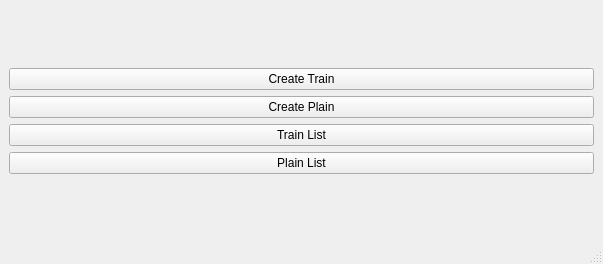
<?xml version="1.0" encoding="UTF-8"?>
<ui version="4.0">
 <class>MainWindow</class>
 <widget class="QMainWindow" name="MainWindow">
  <property name="geometry">
   <rect>
    <x>0</x>
    <y>0</y>
    <width>603</width>
    <height>264</height>
   </rect>
  </property>
  <property name="windowTitle">
   <string>MainWindow</string>
  </property>
  <widget class="QWidget" name="centralwidget">
   <layout class="QVBoxLayout" name="verticalLayout_2">
    <item>
     <layout class="QVBoxLayout" name="verticalLayout">
      <item>
       <spacer name="verticalSpacer_2">
        <property name="orientation">
         <enum>Qt::Vertical</enum>
        </property>
        <property name="sizeHint" stdset="0">
         <size>
          <width>20</width>
          <height>40</height>
         </size>
        </property>
       </spacer>
      </item>
      <item>
       <widget class="QPushButton" name="CreateTrainButton">
        <property name="text">
         <string>Create Train</string>
        </property>
       </widget>
      </item>
      <item>
       <widget class="QPushButton" name="CreatePlainButton">
        <property name="text">
         <string>Create Plain</string>
        </property>
       </widget>
      </item>
      <item>
       <widget class="QPushButton" name="TrainListButton">
        <property name="text">
         <string>Train List</string>
        </property>
       </widget>
      </item>
      <item>
       <widget class="QPushButton" name="PlainListButton">
        <property name="text">
         <string>Plain List</string>
        </property>
       </widget>
      </item>
      <item>
       <spacer name="verticalSpacer">
        <property name="orientation">
         <enum>Qt::Vertical</enum>
        </property>
        <property name="sizeHint" stdset="0">
         <size>
          <width>20</width>
          <height>40</height>
         </size>
        </property>
       </spacer>
      </item>
     </layout>
    </item>
   </layout>
  </widget>
  <widget class="QMenuBar" name="menubar">
   <property name="geometry">
    <rect>
     <x>0</x>
     <y>0</y>
     <width>603</width>
     <height>20</height>
    </rect>
   </property>
  </widget>
  <widget class="QStatusBar" name="statusbar"/>
 </widget>
 <resources/>
 <connections/>
</ui>
